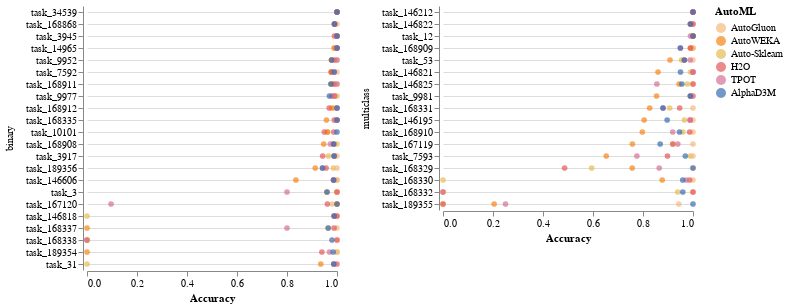

Write notebook code for a chart like this one.
### Code cell
alt.hconcat(chart1, chart2).configure_view(stroke='transparent')

### Figure 1 — Vega-Lite specification as saved in the notebook (floating-point values rounded to 4 significant figures; data arrays with more than 128 entries replaced by an {"elided": "..."} marker saying what was removed)
{"config": {"view": {"continuousWidth": 400, "continuousHeight": 300, "stroke": "transparent"}}, "hconcat": [{"data": {"name": "data-b973f1f71cc133d17924f0bd0845c8cd"}, "mark": {"type": "point", "filled": true, "size": 32}, "encoding": {"color": {"type": "nominal", "field": "AutoML", "legend": {"title": "AutoML"}, "scale": {"domain": ["AutoGluon", "AutoWEKA", "Auto-Sklearn", "H2O", "TPOT", "AlphaD3M"], "range": ["#f7b97c", "#f58517", "#e7ba52", "#e45857", "#d67196", "#396cb0"]}}, "row": {"type": "nominal", "field": "Type", "sort": {"field": "yield", "op": "sum", "order": "descending"}, "title": ""}, "x": {"type": "quantitative", "axis": {"grid": false}, "field": "Performance", "scale": {"zero": false}, "title": "Accuracy"}, "y": {"type": "nominal", "axis": {"grid": true}, "field": "Dataset", "sort": "-x", "title": ""}}, "height": {"step": 12}, "title": "", "width": 250}, {"data": {"name": "data-3672c001c8cb78dcff4dbbf8acdab572"}, "mark": {"type": "point", "filled": true, "size": 32}, "encoding": {"color": {"type": "nominal", "field": "AutoML", "legend": {"title": "AutoML"}, "scale": {"domain": ["AutoGluon", "AutoWEKA", "Auto-Sklearn", "H2O", "TPOT", "AlphaD3M"], "range": ["#f7b97c", "#f58517", "#e7ba52", "#e45857", "#d67196", "#396cb0"]}}, "row": {"type": "nominal", "field": "Type", "sort": {"field": "yield", "op": "sum", "order": "descending"}, "title": ""}, "x": {"type": "quantitative", "axis": {"grid": false}, "field": "Performance", "scale": {"zero": false}, "title": "Accuracy"}, "y": {"type": "nominal", "axis": {"grid": true}, "field": "Dataset", "sort": "-x", "title": ""}}, "height": {"step": 12}, "title": "", "width": 250}], "$schema": "https://vega.github.io/schema/vega-lite/v4.8.1.json", "datasets": {"data-b973f1f71cc133d17924f0bd0845c8cd": {"elided": "132 records"}, "data-3672c001c8cb78dcff4dbbf8acdab572": [{"Dataset": "task_12", "Type": "multiclass", "AutoML": "Auto-Sklearn", "Performance": 1.0}, {"Dataset": "task_146195", "Type": "multiclass", "AutoML": "Auto-Sklearn", "Performance": 0.9655}, {"Dataset": "task_146212", "Type": "multiclass", "AutoML": "Auto-Sklearn", "Performance": 1.0}, {"Dataset": "task_146821", "Type": "multiclass", "AutoML": "Auto-Sklearn", "Performance": 0.99}, {"Dataset": "task_146822", "Type": "multiclass", "AutoML": "Auto-Sklearn", "Performance": 0.9899}, {"Dataset": "task_146825", "Type": "multiclass", "AutoML": "Auto-Sklearn", "Performance": 0.9778}, {"Dataset": "task_167119", "Type": "multiclass", "AutoML": "Auto-Sklearn", "Performance": 0.9192}, {"Dataset": "task_168329", "Type": "multiclass", "AutoML": "Auto-Sklearn", "Performance": 0.5946}, {"Dataset": "task_168330", "Type": "multiclass", "AutoML": "Auto-Sklearn", "Performance": 0.0}, {"Dataset": "task_168331", "Type": "multiclass", "AutoML": "Auto-Sklearn", "Performance": 0.9067}, {"Dataset": "task_168332", "Type": "multiclass", "AutoML": "Auto-Sklearn", "Performance": 0.9388}, {"Dataset": "task_168909", "Type": "multiclass", "AutoML": "Auto-Sklearn", "Performance": 1.0}, {"Dataset": "task_168910", "Type": "multiclass", "AutoML": "Auto-Sklearn", "Performance": 0.9595}, {"Dataset": "task_189355", "Type": "multiclass", "AutoML": "Auto-Sklearn", "Performance": 0.0}, {"Dataset": "task_53", "Type": "multiclass", "AutoML": "Auto-Sklearn", "Performance": 0.954}, {"Dataset": "task_7593", "Type": "multiclass", "AutoML": "Auto-Sklearn", "Performance": 0.9898}, {"Dataset": "task_9981", "Type": "multiclass", "AutoML": "Auto-Sklearn", "Performance": 0.9896}, {"Dataset": "task_12", "Type": "multiclass", "AutoML": "AutoGluon", "Performance": 1.0}, {"Dataset": "task_146195", "Type": "multiclass", "AutoML": "AutoGluon", "Performance": 1.0}, {"Dataset": "task_146212", "Type": "multiclass", "AutoML": "AutoGluon", "Performance": 1.0}, {"Dataset": "task_146821", "Type": "multiclass", "AutoML": "AutoGluon", "Performance": 1.0}, {"Dataset": "task_146822", "Type": "multiclass", "AutoML": "AutoGluon", "Performance": 1.0}, {"Dataset": "task_146825", "Type": "multiclass", "AutoML": "AutoGluon", "Performance": 1.0}, {"Dataset": "task_167119", "Type": "multiclass", "AutoML": "AutoGluon", "Performance": 1.0}, {"Dataset": "task_168329", "Type": "multiclass", "AutoML": "AutoGluon", "Performance": 1.0}, {"Dataset": "task_168330", "Type": "multiclass", "AutoML": "AutoGluon", "Performance": 1.0}, {"Dataset": "task_168331", "Type": "multiclass", "AutoML": "AutoGluon", "Performance": 1.0}, {"Dataset": "task_168332", "Type": "multiclass", "AutoML": "AutoGluon", "Performance": 1.0}, {"Dataset": "task_168909", "Type": "multiclass", "AutoML": "AutoGluon", "Performance": 1.0}, {"Dataset": "task_168910", "Type": "multiclass", "AutoML": "AutoGluon", "Performance": 1.0}, {"Dataset": "task_189355", "Type": "multiclass", "AutoML": "AutoGluon", "Performance": 0.9432}, {"Dataset": "task_53", "Type": "multiclass", "AutoML": "AutoGluon", "Performance": 1.0}, {"Dataset": "task_7593", "Type": "multiclass", "AutoML": "AutoGluon", "Performance": 1.0}, {"Dataset": "task_9981", "Type": "multiclass", "AutoML": "AutoGluon", "Performance": 0.9896}, {"Dataset": "task_12", "Type": "multiclass", "AutoML": "AutoWEKA", "Performance": 1.0}, {"Dataset": "task_146195", "Type": "multiclass", "AutoML": "AutoWEKA", "Performance": 0.8046}, {"Dataset": "task_146212", "Type": "multiclass", "AutoML": "AutoWEKA", "Performance": 1.0}, {"Dataset": "task_146821", "Type": "multiclass", "AutoML": "AutoWEKA", "Performance": 0.86}, {"Dataset": "task_146822", "Type": "multiclass", "AutoML": "AutoWEKA", "Performance": 0.9899}, {"Dataset": "task_146825", "Type": "multiclass", "AutoML": "AutoWEKA", "Performance": 0.9444}, {"Dataset": "task_167119", "Type": "multiclass", "AutoML": "AutoWEKA", "Performance": 0.7576}, {"Dataset": "task_168329", "Type": "multiclass", "AutoML": "AutoWEKA", "Performance": 0.7568}, {"Dataset": "task_168330", "Type": "multiclass", "AutoML": "AutoWEKA", "Performance": 0.8767}, {"Dataset": "task_168331", "Type": "multiclass", "AutoML": "AutoWEKA", "Performance": 0.8267}, {"Dataset": "task_168332", "Type": "multiclass", "AutoML": "AutoWEKA", "Performance": 0.0}, {"Dataset": "task_168909", "Type": "multiclass", "AutoML": "AutoWEKA", "Performance": 0.9899}, {"Dataset": "task_168910", "Type": "multiclass", "AutoML": "AutoWEKA", "Performance": 0.7973}, {"Dataset": "task_189355", "Type": "multiclass", "AutoML": "AutoWEKA", "Performance": 0.2045}, {"Dataset": "task_53", "Type": "multiclass", "AutoML": "AutoWEKA", "Performance": 0.908}, {"Dataset": "task_7593", "Type": "multiclass", "AutoML": "AutoWEKA", "Performance": 0.6531}, {"Dataset": "task_9981", "Type": "multiclass", "AutoML": "AutoWEKA", "Performance": 0.8542}, {"Dataset": "task_12", "Type": "multiclass", "AutoML": "H2O", "Performance": 1.0}, {"Dataset": "task_146195", "Type": "multiclass", "AutoML": "H2O", "Performance": 0.9885}, {"Dataset": "task_146212", "Type": "multiclass", "AutoML": "H2O", "Performance": 1.0}, {"Dataset": "task_146821", "Type": "multiclass", "AutoML": "H2O", "Performance": 1.0}, {"Dataset": "task_146822", "Type": "multiclass", "AutoML": "H2O", "Performance": 1.0}, {"Dataset": "task_146825", "Type": "multiclass", "AutoML": "H2O", "Performance": 1.0}, {"Dataset": "task_167119", "Type": "multiclass", "AutoML": "H2O", "Performance": 0.9192}, {"Dataset": "task_168329", "Type": "multiclass", "AutoML": "H2O", "Performance": 0.4865}, {"Dataset": "task_168330", "Type": "multiclass", "AutoML": "H2O", "Performance": 0.9863}, {"Dataset": "task_168331", "Type": "multiclass", "AutoML": "H2O", "Performance": 0.9467}, {"Dataset": "task_168332", "Type": "multiclass", "AutoML": "H2O", "Performance": 1.0}, {"Dataset": "task_168909", "Type": "multiclass", "AutoML": "H2O", "Performance": 0.9899}, {"Dataset": "task_168910", "Type": "multiclass", "AutoML": "H2O", "Performance": 0.9865}, {"Dataset": "task_189355", "Type": "multiclass", "AutoML": "H2O", "Performance": 0.0}, {"Dataset": "task_53", "Type": "multiclass", "AutoML": "H2O", "Performance": 0.9655}, {"Dataset": "task_7593", "Type": "multiclass", "AutoML": "H2O", "Performance": 0.898}, {"Dataset": "task_9981", "Type": "multiclass", "AutoML": "H2O", "Performance": 1.0}, {"Dataset": "task_12", "Type": "multiclass", "AutoML": "TPOT", "Performance": 0.9898}, {"Dataset": "task_146195", "Type": "multiclass", "AutoML": "TPOT", "Performance": 0.9885}, {"Dataset": "task_146212", "Type": "multiclass", "AutoML": "TPOT", "Performance": 1.0}, {"Dataset": "task_146821", "Type": "multiclass", "AutoML": "TPOT", "Performance": 1.0}, {"Dataset": "task_146822", "Type": "multiclass", "AutoML": "TPOT", "Performance": 0.9899}, {"Dataset": "task_146825", "Type": "multiclass", "AutoML": "TPOT", "Performance": 0.8556}, {"Dataset": "task_167119", "Type": "multiclass", "AutoML": "TPOT", "Performance": 0.9394}, {"Dataset": "task_168329", "Type": "multiclass", "AutoML": "TPOT", "Performance": 0.8649}, {"Dataset": "task_168330", "Type": "multiclass", "AutoML": "TPOT", "Performance": 0.9726}, {"Dataset": "task_168331", "Type": "multiclass", "AutoML": "TPOT", "Performance": 0.88}, {"Dataset": "task_168332", "Type": "multiclass", "AutoML": "TPOT", "Performance": 0.0}, {"Dataset": "task_168909", "Type": "multiclass", "AutoML": "TPOT", "Performance": 0.9495}, {"Dataset": "task_168910", "Type": "multiclass", "AutoML": "TPOT", "Performance": 0.9189}, {"Dataset": "task_189355", "Type": "multiclass", "AutoML": "TPOT", "Performance": 0.25}, {"Dataset": "task_53", "Type": "multiclass", "AutoML": "TPOT", "Performance": 0.9885}, {"Dataset": "task_7593", "Type": "multiclass", "AutoML": "TPOT", "Performance": 0.7755}, {"Dataset": "task_9981", "Type": "multiclass", "AutoML": "TPOT", "Performance": 0.9896}, {"Dataset": "task_12", "Type": "multiclass", "AutoML": "AlphaD3M", "Performance": 1.0}, {"Dataset": "task_146195", "Type": "multiclass", "AutoML": "AlphaD3M", "Performance": 0.8966}, {"Dataset": "task_146212", "Type": "multiclass", "AutoML": "AlphaD3M", "Performance": 1.0}, {"Dataset": "task_146821", "Type": "multiclass", "AutoML": "AlphaD3M", "Performance": 0.95}, {"Dataset": "task_146822", "Type": "multiclass", "AutoML": "AlphaD3M", "Performance": 0.9899}, {"Dataset": "task_146825", "Type": "multiclass", "AutoML": "AlphaD3M", "Performance": 0.9556}, {"Dataset": "task_167119", "Type": "multiclass", "AutoML": "AlphaD3M", "Performance": 0.8687}, {"Dataset": "task_168329", "Type": "multiclass", "AutoML": "AlphaD3M", "Performance": 1.0}, {"Dataset": "task_168330", "Type": "multiclass", "AutoML": "AlphaD3M", "Performance": 0.9589}, {"Dataset": "task_168331", "Type": "multiclass", "AutoML": "AlphaD3M", "Performance": 0.88}, {"Dataset": "task_168332", "Type": "multiclass", "AutoML": "AlphaD3M", "Performance": 0.9592}, {"Dataset": "task_168909", "Type": "multiclass", "AutoML": "AlphaD3M", "Performance": 0.9495}, {"Dataset": "task_168910", "Type": "multiclass", "AutoML": "AlphaD3M", "Performance": 0.9459}, {"Dataset": "task_189355", "Type": "multiclass", "AutoML": "AlphaD3M", "Performance": 1.0}, {"Dataset": "task_53", "Type": "multiclass", "AutoML": "AlphaD3M", "Performance": 0.9655}, {"Dataset": "task_7593", "Type": "multiclass", "AutoML": "AlphaD3M", "Performance": 0.9694}, {"Dataset": "task_9981", "Type": "multiclass", "AutoML": "AlphaD3M", "Performance": 0.9896}]}}
